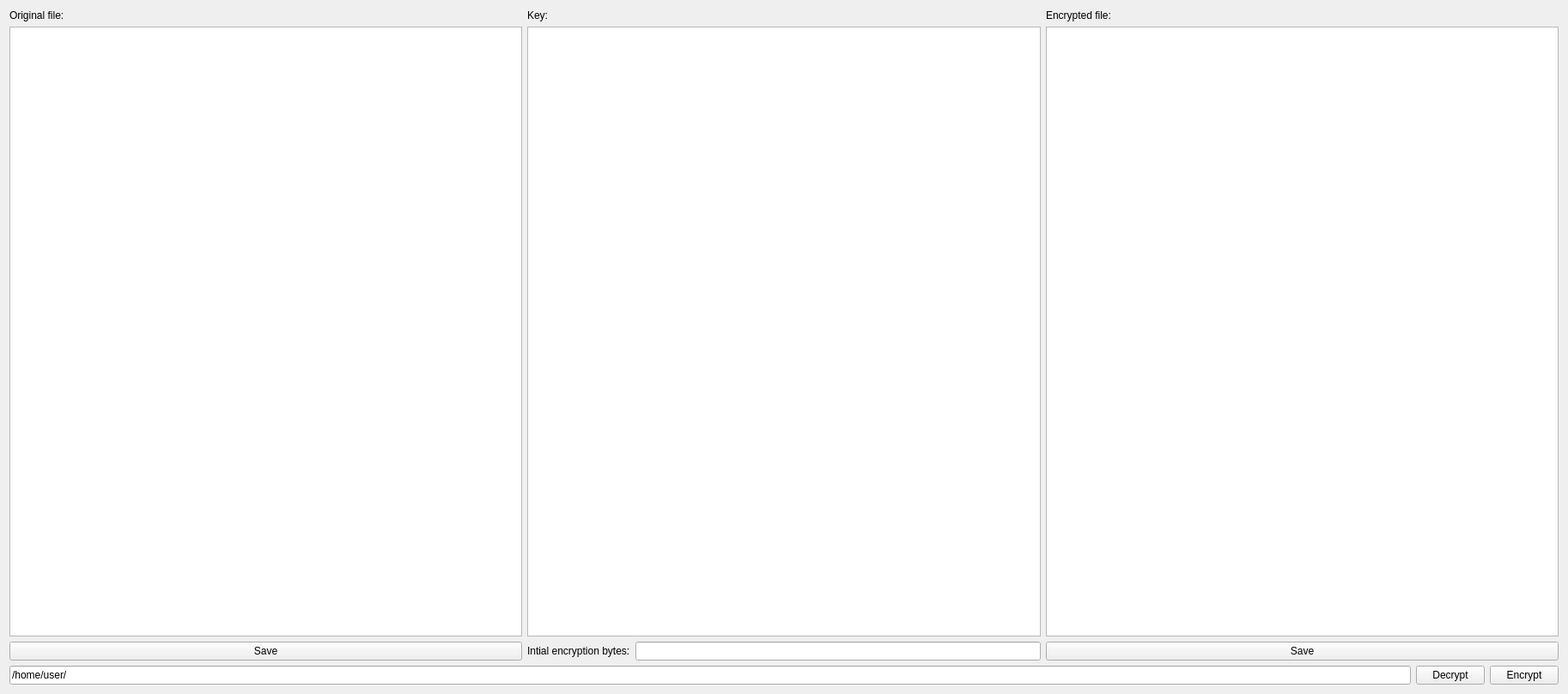
<?xml version="1.0" encoding="UTF-8"?>
<ui version="4.0">
 <class>Encrypter2000</class>
 <widget class="QWidget" name="Encrypter2000">
  <property name="geometry">
   <rect>
    <x>0</x>
    <y>0</y>
    <width>1826</width>
    <height>808</height>
   </rect>
  </property>
  <property name="windowTitle">
   <string>Form</string>
  </property>
  <layout class="QGridLayout" name="gridLayout">
   <item row="1" column="1">
    <layout class="QVBoxLayout" name="verticalLayout" stretch="20,1">
     <item>
      <layout class="QHBoxLayout" name="horizontalLayout" stretch="1,1,1">
       <item>
        <layout class="QVBoxLayout" name="verticalLayout_4">
         <item>
          <widget class="QLabel" name="label">
           <property name="text">
            <string>Original file:</string>
           </property>
          </widget>
         </item>
         <item>
          <widget class="QTextEdit" name="originalText"/>
         </item>
         <item>
          <widget class="QPushButton" name="saveOriginal">
           <property name="text">
            <string>Save</string>
           </property>
          </widget>
         </item>
        </layout>
       </item>
       <item>
        <layout class="QVBoxLayout" name="verticalLayout_3" stretch="0,1,0">
         <item>
          <widget class="QLabel" name="label_2">
           <property name="text">
            <string>Key:</string>
           </property>
          </widget>
         </item>
         <item>
          <widget class="QTextEdit" name="keyText"/>
         </item>
         <item>
          <layout class="QHBoxLayout" name="horizontalLayout_3">
           <item>
            <widget class="QLabel" name="label_4">
             <property name="text">
              <string>Intial encryption bytes:</string>
             </property>
            </widget>
           </item>
           <item>
            <widget class="QLineEdit" name="initialEdit"/>
           </item>
          </layout>
         </item>
        </layout>
       </item>
       <item>
        <layout class="QVBoxLayout" name="verticalLayout_2">
         <item>
          <widget class="QLabel" name="label_3">
           <property name="text">
            <string>Encrypted file:</string>
           </property>
          </widget>
         </item>
         <item>
          <widget class="QTextEdit" name="encryptedText"/>
         </item>
         <item>
          <widget class="QPushButton" name="saveEncrypted">
           <property name="text">
            <string>Save</string>
           </property>
          </widget>
         </item>
        </layout>
       </item>
      </layout>
     </item>
     <item>
      <layout class="QHBoxLayout" name="horizontalLayout_2">
       <item>
        <widget class="QLineEdit" name="fileEdit">
         <property name="text">
          <string>/home/user/</string>
         </property>
        </widget>
       </item>
       <item>
        <widget class="QPushButton" name="decryptButton">
         <property name="text">
          <string>Decrypt</string>
         </property>
        </widget>
       </item>
       <item>
        <widget class="QPushButton" name="encryptButton">
         <property name="text">
          <string>Encrypt</string>
         </property>
        </widget>
       </item>
      </layout>
     </item>
    </layout>
   </item>
  </layout>
 </widget>
 <resources/>
 <connections/>
</ui>
